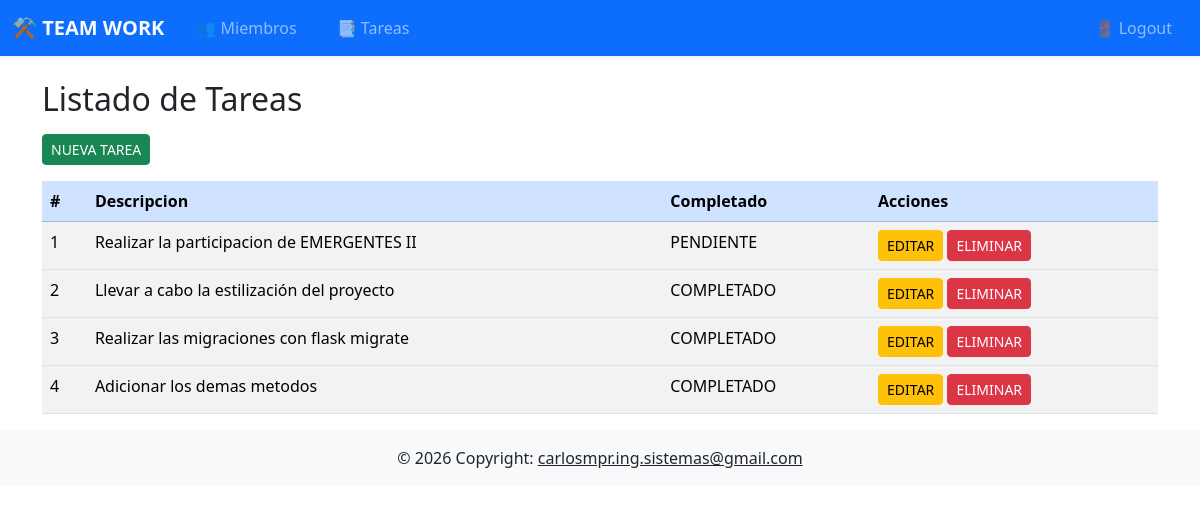
The app's page /tareas/ (signed in) with its own data.
### blueprintapp/tareas/models.py (models this page shows, shortened)
class Tarea(db.Model):
    __tablename__ = "tareas"
    id = db.Column(db.Integer, primary_key=True)
    descripcion =  db.Column(db.String, nullable=False)
    completado = db.Column(db.Boolean,nullable=False)

### blueprintapp/tareas/routes.py (the view)
@bp_tarea.route("/")
@login_required
def index():
    tareas = Tarea.query.all()
    return render_template('tareas/index.html',tareas=tareas)

### blueprintapp/app.py (called while the page is built)
def create_app():
    app = Flask(__name__, template_folder='templates')
    app.config.from_object("blueprintapp.config.Config")
    db.init_app(app)
    migrate.init_app(app,db)
    login_manager.init_app(app)
    @login_manager.user_loader
    def load_user(user_id):
        return User.query.get(int(user_id))
    from blueprintapp.miembros import bp_miembro
    from blueprintapp.core import bp_core
    from blueprintapp.tareas import bp_tarea
    from blueprintapp.auth import auth_bp
    app.register_blueprint(bp_miembro)
    app.register_blueprint(bp_core)
    app.register_blueprint(bp_tarea)
    app.register_blueprint(auth_bp)
    return app

### blueprintapp/tareas/templates/tareas/index.html (shortened to what this page needs)
{% extends "base.html" %}
{% block content %}
<h2 class="mb-3">Listado de Tareas</h2>
<a href="{{ url_for('bp_tarea.create') }}" class="btn btn-success btn-sm mb-3">NUEVA TAREA</a>
<table class="table table-striped table-hover">
    <thead class="table-primary">
        <tr>
            <th>#</th>
            <th>Descripcion</th>
            <th>Completado</th>
            <th>Acciones</th>
        </tr>
    </thead>
    {% for item in tareas %}
    <tbody>
        <tr>
            <td>{{ loop.index }}</td>
            <td>{{ item.descripcion }}</td>
            <td>{{ 'COMPLETADO' if item.completado == True else 'PENDIENTE' }}</td>
            <td>
                <a href="{{ url_for('bp_tarea.edit_tarea', id_tarea=item.id) }}" class="btn btn-warning btn-sm">
                    EDITAR</a>
                <a href="{{ url_for('bp_tarea.delete_tarea', id_tarea=item.id) }}" class="btn btn-danger btn-sm" onclick="return confirm('Esta seguro? No se podra revertir esta accion')">
                    ELIMINAR</a>
            </td>
        </tr>
        {% else %}
        <tr>
            <td colspan="5"><p class="text-center">No hay registros</p></td>
        </tr>
        {% endfor %}
    </tbody>
</table>
{% endblock %}

### blueprintapp/templates/base.html (shortened to what this page needs)
<!doctype html>
<html lang="es">
<head>
    <link href="https://cdn.jsdelivr.net/npm/bootstrap@5.3.8/dist/css/bootstrap.min.css" rel="stylesheet"
>
</head>
<body>
    {% include 'components/navbar.html' %}
    <main>
        <div class="container">
            {% block content %}{% endblock %}
        </div>
    </main>
    {% include 'components/footer.html' %}
</body>
</html>

### blueprintapp/templates/components/navbar.html
<nav class="navbar navbar-expand-lg bg-primary shadow-sm" data-bs-theme="dark">
    <div class="container-fluid">
        {% if not current_user.is_authenticated %}
        <a class="navbar-brand fw-bold text-light" href="/">
            ⚒️ TEAM WORK
        </a>
        {% else %}
        <a class="navbar-brand fw-bold text-light" href="{{ url_for('bp_core.dashboard') }}">
            ⚒️ TEAM WORK
        </a>
        {% endif %}
        <div class="collapse navbar-collapse" id="navbarText">
            <ul class="navbar-nav me-auto mb-2 mb-lg-0">
                {% if current_user.is_authenticated %}
                <li class="nav-item me-2">
                    <a class="nav-link btn btn-outline-success px-3 rounded-pill"
                        href="{{ url_for('bp_miembro.index') }}">
                        👥 Miembros
                    </a>
                </li>
                <li class="nav-item">
                    <a class="nav-link btn btn-outline-success px-3 rounded-pill"
                        href="{{ url_for('bp_tarea.index') }}">
                        📑 Tareas
                    </a>
                </li>
                {% endif %}
            </ul>
            <ul class="navbar-nav ms-auto">
                {% if current_user.is_authenticated %}
                <li class="nav-item">
                    <a class="nav-link btn btn-outline-danger px-3 rounded-pill" href="{{ url_for('auth.logout') }}">
                        🚪 Logout
                    </a>
                </li>
                {% else %}
                <li class="nav-item me-4">
                    <a class="nav-link btn btn-outline-success px-3 rounded-pill" href="{{ url_for('auth.login') }}">
                        🛡️ Login
                    </a>
                </li>
                {% endif %}
            </ul>
        </div>
    </div>
</nav><br>

### blueprintapp/templates/components/footer.html
<footer class="bg-body-tertiary text-center text-lg-start">
  <div class="text-center p-3">
     &copy; 2026 Copyright:
    <a class="text-body" href="#">carlosmpr.ing.sistemas@gmail.com</a>
  </div>
</footer>

### records on screen
Tarea: descripcion "Realizar la participacion de EMERGENTES II", completado "PENDIENTE"
Tarea: descripcion "Llevar a cabo la estilización del proyecto", completado "COMPLETADO"
Tarea: descripcion "Realizar las migraciones con flask migrate", completado "COMPLETADO"
Tarea: descripcion "Adicionar los demas metodos", completado "COMPLETADO"
